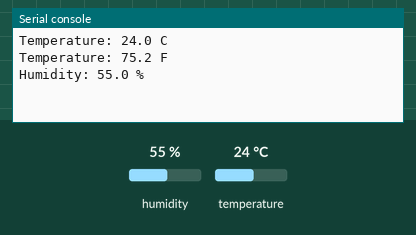
A program run on a simulated ESP8266 board running MicroPython. Shown: the last lines printed to the serial console. Inputs (shaded band) come from the test bench; at power-on: humidity 55 %, temperature 24 °C.

Above: at 1.2 s.
1.3 s: humidity set to 22 %
At 2.6 s:
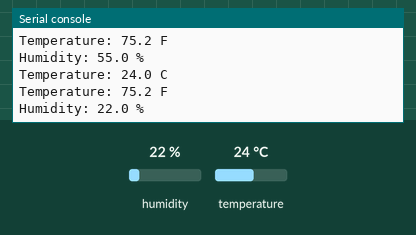
2.8 s: temperature set to 12 °C
At 3.5 s:
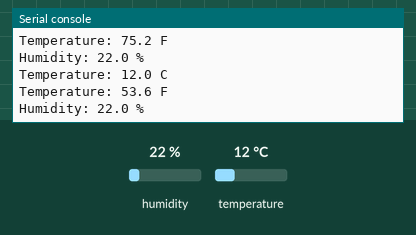
4.3 s: humidity set to 40 %
At 5.5 s:
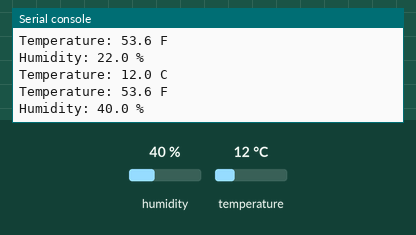
Timing chart, 0 to 7.3 s (numbered marks = the images above; inputs shaded):
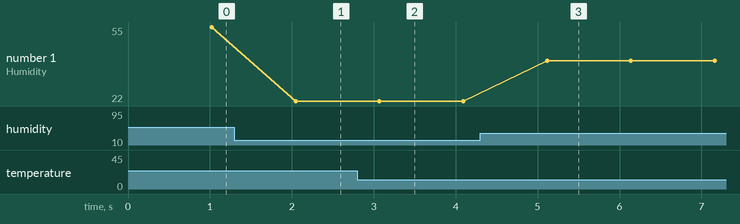

The program:

02_Interfacing_DHT11_Sensor.py
```python
# Interfacing DHT11 Sensor with NodeMCU ESP8266 12-E using Micropython in Thonny IDE.
# by Pranav Khatale
# 06 November 2020

from machine import Pin     # Import the Pin class from the machine module to define pins
from time import sleep      # Iimport the sleep method from the time module to add delays.
import dht                  # Import the dht module to import the functions to read from the DHT sensor.

# Defining a dht object called sensor that refers to the sensor’s data pin.
sensor = dht.DHT11(Pin(15)) # Declaring GPIO pin 15 or D8 as DHT11 Sensor pin.

while True:
  try: # We're trying to get temperature and humidity values.
    sleep(1)          # Adding a delay of 1 seconds because the DHT11's maximum sampling rate is 1 seconds.
    sensor.measure()  # Using the measure() method on the sensor object.
    temp = sensor.temperature()  # Reading the temperature.
    hum = sensor.humidity()      # Reading the humidity.
    temp_f = temp * (9/5) + 32.0 # Converting the temperature to Fahrenheit degrees.

    # Printing all the readings on the MicroPython shell.
    print('Temperature: %3.1f C' %temp)
    print('Temperature: %3.1f F' %temp_f)
    print('Humidity: %3.1f %%' %hum)
    # In case there is an error getting the readings, the except statement runs and an error message is printed
  except OSError as e:
    print('Failed to read sensor.')
```

Measured:
- after the input at 1.3 s, the serial console: prints a new line after 0.75 s (image 1)
- after the input at 2.8 s, the serial console: prints a new line after 0.27 s (image 2)
- after the input at 4.3 s, the serial console: prints a new line after 0.82 s (image 3)
- plotted number 1: 55 → 22 after the input at 1.3 s, 22 → 40 after the input at 4.3 s
